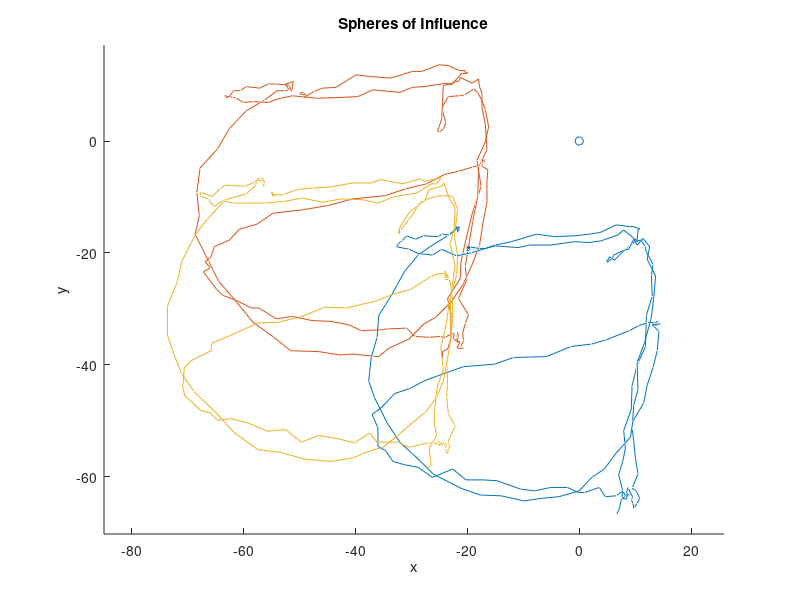

The MATLAB script that drew this image: (Note: this script raises an error after producing the figure.)
clc; clear all; close all;



data = load("calibrationDataset.mat");

values = data.startingData(10:200,:);

figure(1)
axis equal
title('Spheres of Influence')
xlabel('x');
ylabel('y');
zlabel('z');
hold on
plot3(values(:,1), values(:,2), values(:,3))
plot3(values(:,4), values(:,5), values(:,6))
plot3(values(:,7), values(:,8), values(:,9))
scatter3(0, 0, 0)
hold off

[sphereCenter1, radius1] = findSphereCenter(values(:,1:3));
[sphereCenter2, radius2] = findSphereCenter(values(:,4:6));
[sphereCenter3, radius3] = findSphereCenter(values(:,7:9));

figure(2)
axis equal
title('Spheres of Influence')
xlabel('x');
ylabel('y');
zlabel('z');
hold on
plot3(values(:,1), values(:,2), values(:,3))
plot3(values(:,4), values(:,5), values(:,6))
plot3(values(:,7), values(:,8), values(:,9))
scatter3(0, 0, 0)
scatter3(sphereCenter1(1,1), sphereCenter1(1,2), sphereCenter1(1,3))
scatter3(sphereCenter2(1,1), sphereCenter2(1,2), sphereCenter2(1,3))
scatter3(sphereCenter3(1,1), sphereCenter3(1,2), sphereCenter3(1,3))
hold off